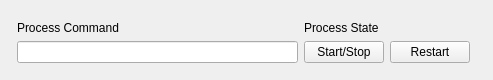
<?xml version="1.0" encoding="UTF-8"?>
<ui version="4.0">
 <class>ProcessControl</class>
 <widget class="QWidget" name="ProcessControl">
  <property name="geometry">
   <rect>
    <x>0</x>
    <y>0</y>
    <width>493</width>
    <height>80</height>
   </rect>
  </property>
  <property name="windowTitle">
   <string>Form</string>
  </property>
  <layout class="QGridLayout" name="gridLayout">
   <item row="0" column="0">
    <layout class="QGridLayout" name="layout_grid">
     <property name="leftMargin">
      <number>6</number>
     </property>
     <property name="topMargin">
      <number>6</number>
     </property>
     <property name="rightMargin">
      <number>6</number>
     </property>
     <property name="bottomMargin">
      <number>6</number>
     </property>
     <property name="verticalSpacing">
      <number>2</number>
     </property>
     <item row="3" column="3">
      <widget class="QPushButton" name="btn_restart">
       <property name="text">
        <string>Restart</string>
       </property>
      </widget>
     </item>
     <item row="3" column="2">
      <widget class="QPushButton" name="btn_start_stop">
       <property name="text">
        <string>Start/Stop</string>
       </property>
      </widget>
     </item>
     <item row="3" column="1">
      <widget class="QLineEdit" name="txt_command"/>
     </item>
     <item row="0" column="1">
      <widget class="QLabel" name="lbl_command">
       <property name="text">
        <string>Process Command</string>
       </property>
      </widget>
     </item>
     <item row="0" column="2" colspan="3">
      <widget class="QLabel" name="lbl_state">
       <property name="text">
        <string>Process State</string>
       </property>
      </widget>
     </item>
    </layout>
   </item>
  </layout>
 </widget>
 <resources/>
 <connections/>
</ui>
